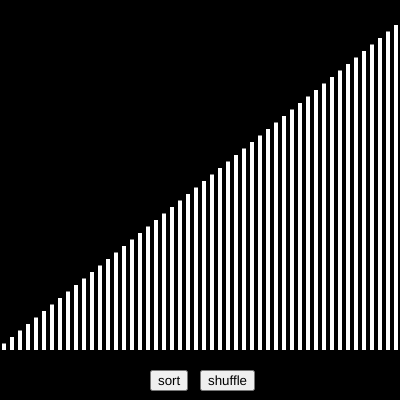
Frame 1 (no input)
Frame 60 (no input): identical to frame 1, image omitted
Frame 120 (the mouse pressed at the canvas centre since frame 60): identical to frame 1, image omitted

The p5.js sketch that drew this single still picture (run headless with seeded random() and noise() and a simulated clock; from frame 60 on, the mouse is pressed at the canvas centre):

// p5.js sketch
// ── sketch.js
//sorting algorithm visualized

let arr = [];
let bWidth; //width of boxes
let bSpacing;
let nums = 50;  //amt of numbers in array

function setup() {
  createCanvas(400, 400);
  
  
  bSpacing = (width / nums) / 4;
  bWidth = bSpacing * 2;

  for(let i = 1; i <= nums; i++){
    arr[i - 1] = i;
  }

  shuf = createButton('shuffle');
  shuf.position(width / 2, height - 30);
  shuf.mousePressed(shuffleArr);

  sortbutt = createButton('sort');
  sortbutt.position(width / 2 - 50, height - 30);
  sortbutt.mousePressed(selectionSort)

  string = '';
  for(let i = 0; i< arr.length; i++){
    string += arr[i] + ', ';
  }
  console.log(string);

  selectionSort();

  string2 = '';
  for(let i = 0; i< arr.length; i++){
    string2 += arr[i] + ', ';
  }
  console.log(string2);

}

function draw() {
  clear();
  background(0);
  noStroke();


  let x = bSpacing;
  let growthfactor =  height / nums - 1.5;
  let c = color(255);

  for(let i = 0; i < arr.length; i++){
    let num = arr[i];
    num *= growthfactor;

    //let c = color(num, num, num);
    fill(c);
    rect(x, (height - 50) - num, bWidth, num);
    
    x+= width / nums;
  }


}

function swap(x, y){
  var cache = arr[x];
  arr[x] = arr[y];
  arr[y] = cache;
}

function shuffleArr(){
  for(let i = 0; i < arr.length; i++){ //shuffles the array
    let r = parseInt(random(0, arr.length));
    swap(i, r);
  }
}


function selectionSort(){
  var cache;
  var small;

  for(let i = 0; i < arr.length - 1; i++){
    small = i;
    cache = arr[i];

    for(let j = i + 1; j != arr.length; j++){
      if(arr[j] < arr[small]){
        small = j;
      }
    }

    swap(small, i);
  }
  
}
